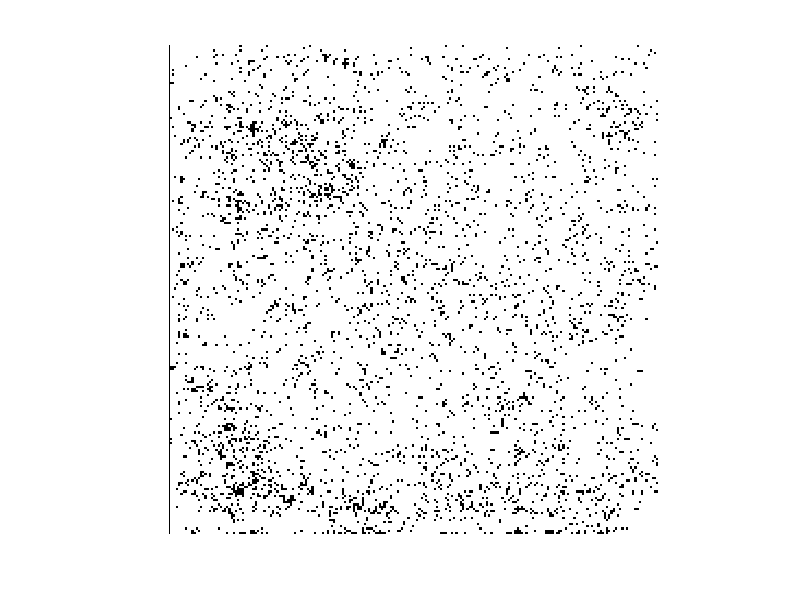
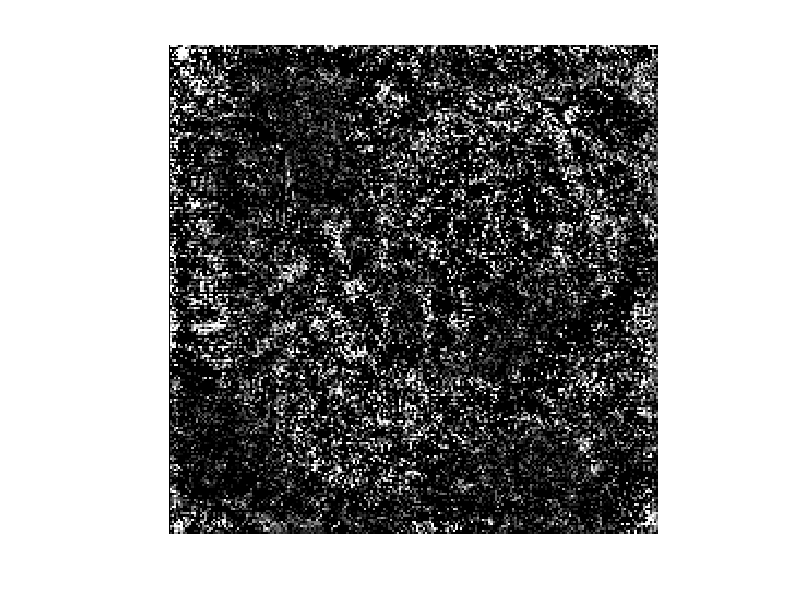
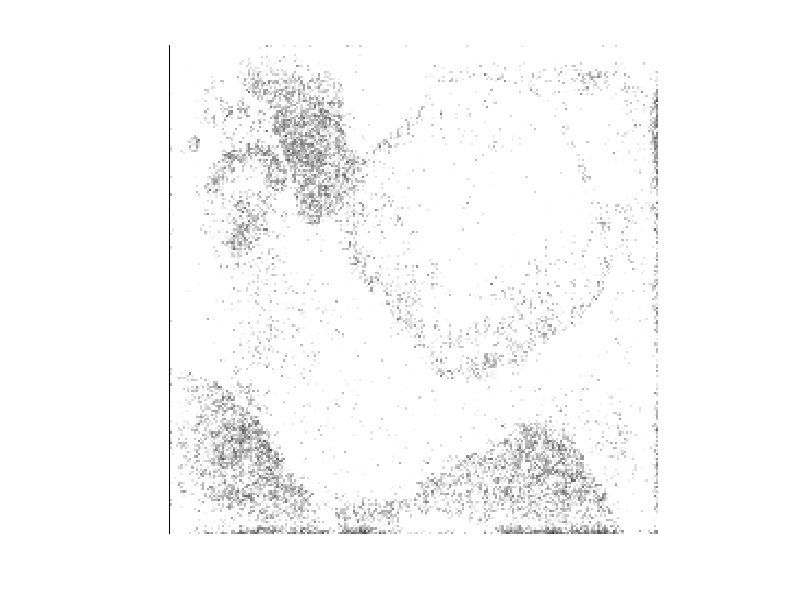
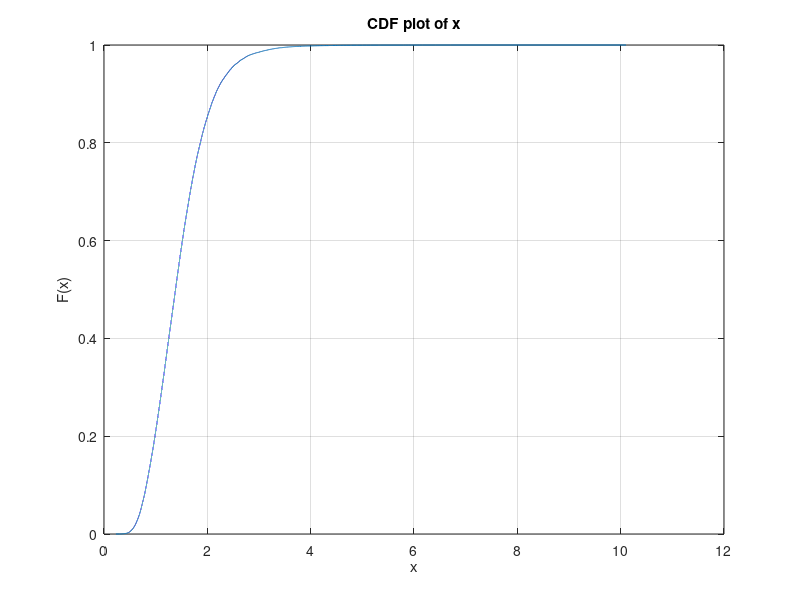

These charts were generated, in order, by the following MATLAB code:
clear all
close all

s = load('Saliency_magnitude_true.txt');
q = load('Saliency_magnitude_false.txt');

a = s/255;
b = q/255;

d = round(s+q);

imshow(d)
figure
imshow(q)
figure
imshow(s)
figure
q = cdfplot(s(:));